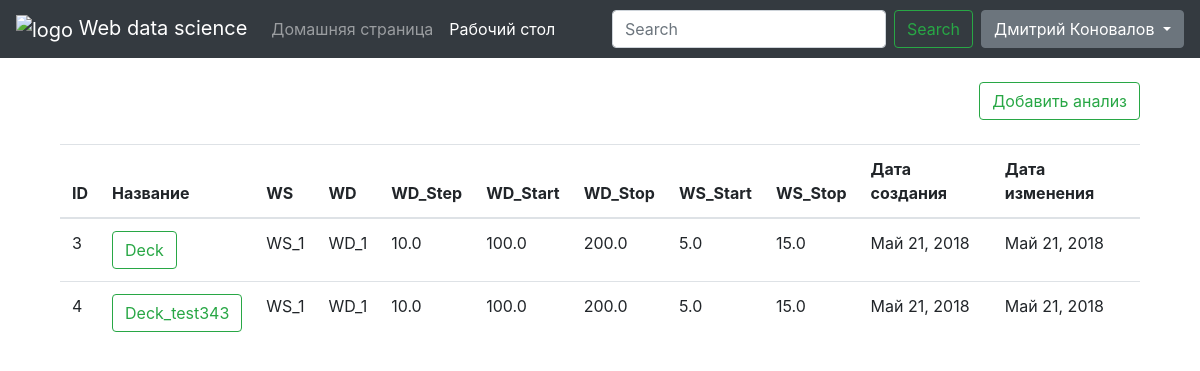
Before: /desktop (signed in) with the older database file.
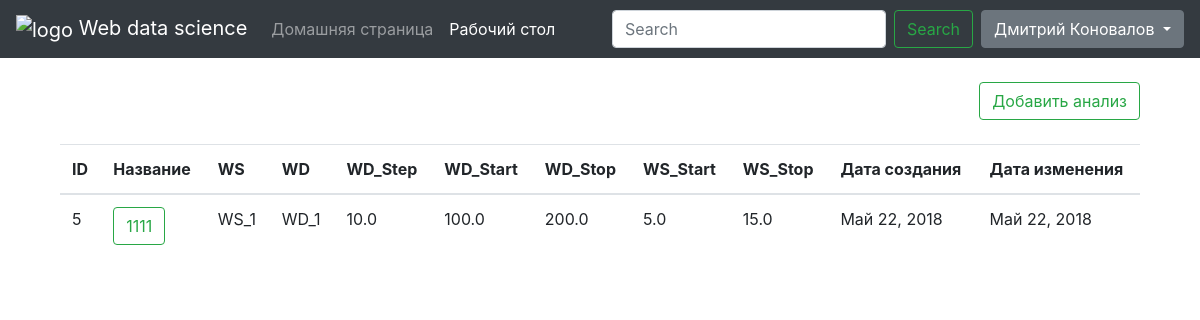
After: the same page with the newer database file.
### data_science_app/models.py (models this page shows, shortened)
class Analise(models.Model):
    user = models.ForeignKey(User, on_delete=models.CASCADE)
    Name = models.CharField(max_length=20, verbose_name="Имя анализа", unique=True)
    WS = models.CharField(max_length=20, verbose_name='Сигнал скорости ветра')
    WD = models.CharField(max_length=20, verbose_name='Сигнал направления ветра')
    WD_Step = models.FloatField(default=0, verbose_name="Шаг группировки направления")
    WD_Start = models.FloatField(default=0, verbose_name="Начало сектора направления")
    WD_Stop = models.FloatField(default=0, verbose_name="Конец сектора направления")
    WS_Start = models.FloatField(default=0, verbose_name="Начало диапазона скорости")
    WS_Stop = models.FloatField(default=0, verbose_name="Конец диапазона скорости")
    Date_Create = models.DateField(default=now)
    Date_Modified = models.DateField(default=now)
    File_Data = models.FileField(upload_to="upload_data")
    class Meta:
        verbose_name = "Анализ"
        ordering = ["Date_Modified"]

### data_science_app/views.py (the view)
# urls.py: path('desktop', views.desktop, name='desktop'),
@login_required(login_url=DEFAULT_LOGIN_URL)
def desktop(request):
    analises = Analise.objects.all()
    return render(request, 'desktop_analises.html', {'analises': analises, 'user': request.user})

### data_science_app/templates/desktop_analises.html (shortened to what this page needs)
{% extends 'main.html' %}
{% block page %}
<div class="container">
    <br/>
    <div class="d-flex justify-content-end">
        <a href="{% url 'new_analise' %}" class="btn btn-outline-success">Добавить анализ</a></div>
    <br/>
    <table class="table table-inverse table-hover">
        <thead>
        <tr>
            <th >ID</th>
            <th data-field="name" data-sortable="true">Название</th>
            <th>WS</th>
            <th>WD</th>
            <th>WD_Step</th>
            <th>WD_Start</th>
            <th>WD_Stop</th>
            <th>WS_Start</th>
            <th>WS_Stop</th>
            <th>Дата создания</th>
            <th>Дата изменения</th>
        </tr>
        </thead>
        <tbody>
        {% for analise in analises %}
        {% if analise.user == user %}
        <tr>
            <td>{{ analise.id }}</td>
            <td><a href="{% url 'details' analise.id %}" class="btn btn-outline-success">{{ analise.Name }}</a></td>
            <td>{{ analise.WS }}</td>
            <td>{{ analise.WD }}</td>
            <td>{{ analise.WD_Step }}</td>
            <td>{{ analise.WD_Start }}</td>
            <td>{{ analise.WD_Stop }}</td>
            <td>{{ analise.WS_Start }}</td>
            <td>{{ analise.WS_Stop }}</td>
            <td>{{ analise.Date_Create }}</td>
            <td>{{ analise.Date_Modified }}</td>
        </tr>
        {% endif %}
        {% endfor %}
        </tbody>
    </table>
    <br/>
</div>
{% endblock %}

### data_science_app/templates/main.html (shortened to what this page needs)
{% extends "base.html" %}
{% block navigatebar %}
{% url 'home' as home_url %}
{% url 'desktop' as desktop_url %}
<nav class="navbar navbar-expand-lg navbar-dark bg-dark">
    <div class="navbar-brand">
        <img src="https://imgb.androidappsapk.co/150/1/e/6/com.sarakinosproductions.bampis.calculator.png"
             width="40" height="40" alt="logo"> Web data science</div>
    <div class="collapse navbar-collapse" id="navbarSupportedContent">
        <ul class="navbar-nav mr-auto">
            <li class="nav-item">
                <a href="{% url 'home' %}" class="nav-link {% if request.path == home_url %} active {% endif %} ">Домашняя
                    страница</a>
            </li>
            <li class="nav-item">
                <a href="{% url 'desktop' %}" class="nav-link {% if request.path == desktop_url %} active {% endif %} ">Рабочий
                    стол</a>
            </li>
        </ul>
        <form class="form-inline my-2 my-lg-0">
            <input type="text" class="form-control mr-sm-2" placeholder="Search" aria-label="Search">
        </form>
        <button class="btn btn-outline-success my-2 my-sm-0  mr-sm-2">Search</button>
        <div class="dropdown">
            <button class="btn btn-secondary dropdown-toggle" type="button" id="dropdownMenuButton"
                    data-toggle="dropdown"
                    aria-haspopup="true" aria-expanded="false">
                {% if request.user.get_full_name != "" %}{{ request.user.get_full_name }}
                {% else %}{{ request.user }}
                {% endif %}
            </button>
        </div>
    </div>
</nav>
{% endblock %}

### data_science_app/templates/base.html (shortened to what this page needs)
{% load static %}
<!DOCTYPE html>
<html>
<head>
    <link rel="stylesheet" href="https://stackpath.bootstrapcdn.com/bootstrap/4.1.1/css/bootstrap.min.css"
>
</head>
<body>
{% block navigatebar %}{% endblock %}
<div class="container">
{% block page %}{% endblock %}
</div>
</body>
</html>

Changed rows visible on the page:
removed Analise: id "3", Name "Deck", WS "WS_1", WD "WD_1", WD_Step "10.0", WD_Start "100.0", WD_Stop "200.0", WS_Start "5.0", WS_Stop "15.0", Date_Create "Май 21, 2018", Date_Modified "Май 21, 2018"
removed Analise: id "4", Name "Deck_test343", WS "WS_1", WD "WD_1", WD_Step "10.0", WD_Start "100.0", WD_Stop "200.0", WS_Start "5.0", WS_Stop "15.0", Date_Create "Май 21, 2018", Date_Modified "Май 21, 2018"
added Analise: id "5", Name "1111", WS "WS_1", WD "WD_1", WD_Step "10.0", WD_Start "100.0", WD_Stop "200.0", WS_Start "5.0", WS_Stop "15.0", Date_Create "Май 22, 2018", Date_Modified "Май 22, 2018"
